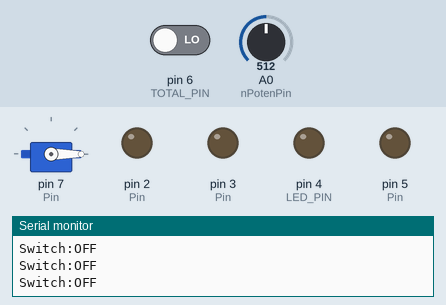
This sketch was run on a simulated Arduino Uno, built with avr-gcc and run on an emulated ATmega328P. On the bench: servo, output pins drawn as LEDs (lit = HIGH), the last lines printed to the serial monitor. Dashed ring = blinking. Inputs (shaded band) come from the test bench; at power-on: pin 6 (TOTAL_PIN) LOW, A0 (nPotenPin) = 512.

Above: at 1.2 s.
1.3 s: pin 6 (TOTAL_PIN) driven HIGH
At 1.38 s:
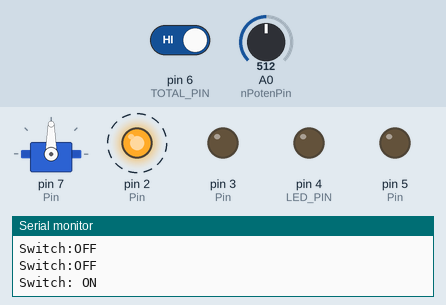
4.3 s: A0 (nPotenPin) set to 536
At 4.44 s:
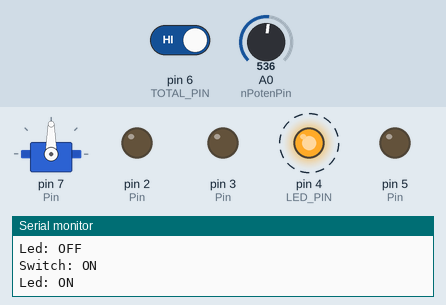
7.3 s: A0 (nPotenPin) set to 0
At 8.1 s:
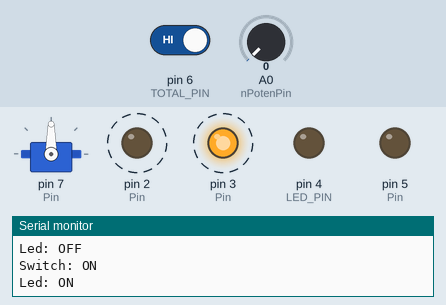
10.3 s: A0 (nPotenPin) set to 511
At 10.65 s:
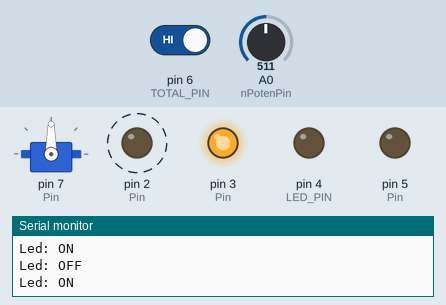
13.3 s: A0 (nPotenPin) set to 716
At 13.83 s:
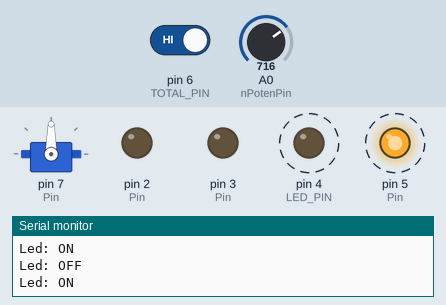
16.3 s: pin 6 (TOTAL_PIN) driven LOW
At 16.5 s:
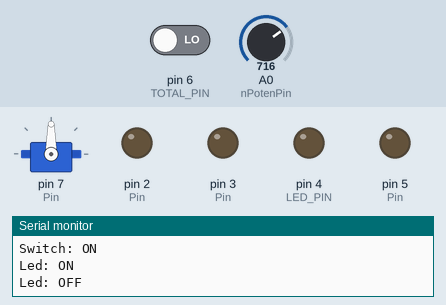
Timing chart, 0 to 19.3 s (numbered marks = the images above; inputs shaded):
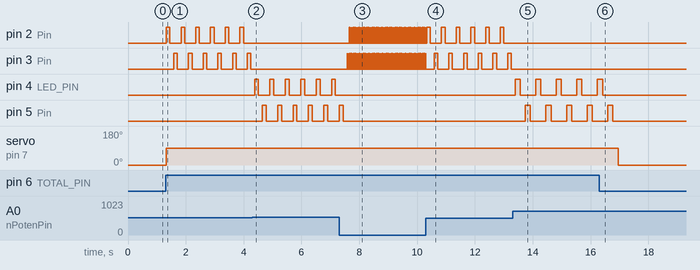

The sketch:

Potentiometer_Led_Servo_Moter.ino
```cpp
#include <Servo.h>

#define MINANALOG 0
#define MAXANALOG 1023
#define MINPIN 0
#define MAXPIN 255
#define MINANGLE 0
#define MAXANGLE 180
#define TOTAL_PIN 6
#define LED_PIN 4
#define NUMBER_OF_BLINK 2

int Pin[TOTAL_PIN] = {2,3,4,5,6,7};  //Array of pin
int *pPin = Pin;  //Pointer of pin
int nPotenPin = A0;
int nAngle = 90;  //Half an angle
int i = 0;

Servo myServo;  //Variable declaration: myServo

void LedBlink(int nDelay) //Function of led blink type 1
{
  for(i = 0; i < NUMBER_OF_BLINK; i++)  //Repeat twice
  {
  digitalWrite(pPin[i], HIGH);  // Led on
  Serial.print("Led: ON\n");
  delay(nDelay); // Wait for nDelay

  digitalWrite(pPin[i], LOW); // Led off
  Serial.print("Led: OFF\n");
  delay(nDelay); // Wait for nDelay
  }
}

void LedBlink2(int nDelay)  //Function of led blink type 2
{
  for(i = 0; i < NUMBER_OF_BLINK; i++)  //Repeat twice
  {
  digitalWrite(pPin[i+2], HIGH);  // Led on
  Serial.print("Led: ON\n");
  delay(nDelay); // Wait for nDelay

  digitalWrite(pPin[i+2], LOW); // Led off
  Serial.print("Led: OFF\n");
  delay(nDelay); // Wait for nDelay
  }
}

void LedOff() //Function: Led off
{
  for(i = 0; i < LED_PIN; i++)
  {
  digitalWrite(pPin[i], LOW); //Led off
  }
}

void setup()
{
  for(i = 0; i < LED_PIN; i++)
  {
    pinMode(pPin[i], OUTPUT); //Connect pin 1~4
  }
  pinMode(pPin[4], INPUT);  //Connect pin 5
  myServo.attach(pPin[5]);  //Connect pin 6 the servo

  Serial.begin(9600);
}
void loop()
{
  int nValue = analogRead(nPotenPin); //Read analog value of nPotenpin
  int nAngleValue = map(nValue, MINANALOG, MAXANALOG, MINANGLE, MAXANGLE);
  //Store the converted value to angle value
  int nDelay = map(nValue, MINANALOG, MAXANALOG, MINPIN, MAXPIN);
  //Store the converted value to delay value

  if(digitalRead(pPin[4]) == HIGH) // if switch on
  {
  Serial.print("Switch: ON\n");

  myServo.write(nAngle);  //Rotate by angle

  if(nAngleValue <= nAngle) //if nAngleValue =< 90
    {
      LedBlink(nDelay); //Blink type 1
    }
   else //else
    {
      LedBlink2(nDelay);  //Blink type 2
    }
  }
  else
  {
   Serial.print("\nSwitch:OFF\n");
   LedOff;  //Led off
     myServo.write(0);  //Rotate by angle "0"
  }
}
```

Measured:
- the behaviour switches between 517 and 518 on A0 (nPotenPin) (found by bisection; images 1 and 2)
- after the input at 1.3 s, pin 2 (Pin): alternates HIGH for 0.13 s and LOW for 0.38 s, starting at once; pin 3 (Pin): alternates HIGH for 0.13 s and LOW for 0.38 s, starting after 0.28 s; servo on pin 7 (Pin): 0° → 90° at once
- after the input at 4.3 s, pin 2 (Pin), pin 3 (Pin): stops changing and stays LOW; pin 4 (LED_PIN): alternates HIGH for 0.13 s and LOW for 0.40 s, starting after 0.08 s; pin 5 (Pin): alternates HIGH for 0.13 s and LOW for 0.40 s, starting after 0.34 s
- after the input at 7.3 s, pin 2 (Pin): alternates HIGH for 0.01 s and LOW for 0.04 s, starting after 0.36 s; pin 3 (Pin): alternates HIGH for 0.01 s and LOW for 0.04 s, starting after 0.28 s; pin 4 (LED_PIN): stops changing and stays LOW; pin 5 (Pin): goes on until 7.4 s, then stays LOW
- after the input at 10.3 s, pin 2 (Pin): alternates HIGH for 0.13 s and LOW for 0.38 s, starting after 0.16 s
- after the input at 13.3 s, pin 2 (Pin), pin 3 (Pin): stops changing and stays LOW; pin 4 (LED_PIN): alternates HIGH for 0.18 s and LOW for 0.53 s, starting after 0.09 s; pin 5 (Pin): alternates HIGH for 0.18 s and LOW for 0.53 s, starting after 0.44 s
- after the input at 16.3 s, pin 4 (LED_PIN): goes on until 16.4 s, then stays LOW; pin 5 (Pin): goes on until 16.8 s, then stays LOW; servo on pin 7 (Pin): 90° → 0° after 0.65 s
